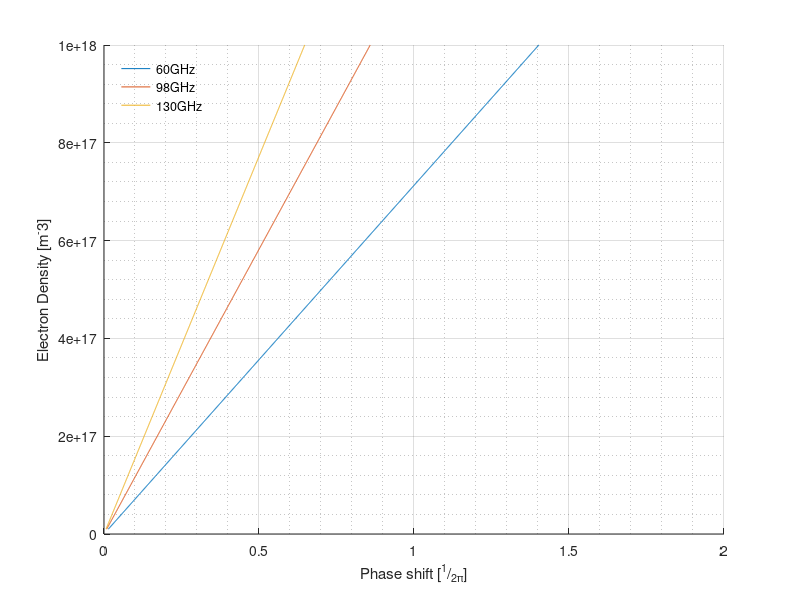

Write MATLAB code to recreate this figure.
close all;
clear all;

mkdir('../MatlabFigures', 'PhaseShift'); % Create save directory

%--------------------------Input Parameters-------------------------------%
f_0 = 60; % 1st beam frequency [GHz]
f_1 = 98; % 2nd beam frequency [GHz]
f_2 = 130; % 3rd beam frequency [GHz]

n_0 = 10^16; % Lower electron density
n_1 = 10^18; % Hihger electron density
%-------------------------------------------------------------------------%

c = 299792458; % The speec of light [m/s]

y = linspace(n_0, n_1, 1000); % Datapoints between n_0 and n_1
Phi0 = []; % Phase shift array
Phi1 = []; % Phase shift array
Phi2 = []; % Phase shift array

for i = 1:1000 % Calculates Phase Shifts for frequency = f_0
    Phi0 = horzcat(Phi0, 8.416e-8*(y(i) / (f_0 * 10^9)));
end
for i = 1:1000 % Calculates Phase Shifts for frequency = f_1
    Phi1 = horzcat(Phi1, 8.416e-8*(y(i) / (f_1 * 10^9)));
end
for i = 1:1000 % Calculates Phase Shifts for frequency = f_2
    Phi2 = horzcat(Phi2, 8.416e-8*(y(i) / (f_2 * 10^9)));
end

l = figure; % Creates figure
hold on
p0 = plot(Phi0, y); % Plot electron denisty as function of phase shift
p1 = plot(Phi1, y); % Plot electron denisty as function of phase shift
p2 = plot(Phi2, y); % Plot electron denisty as function of phase shift
xlabel('Phase shift [^{1}/_{2\pi}]'); % x-axis label
ylabel('Electron Density [m^-3]'); % y-axis label
%title('Electron Density as function of measured phase shift'); % Figure title
lgd = legend([p0, p1, p2], ...
    {'60GHz', '98GHz', '130GHz'});% Figure legend
legend('boxoff')
legend('Location', 'northwest')
grid on
grid minor
hold off

%------------------Saving figure as Encapsulated Postscript---------------%
epsfilename = 'PhaseShift.eps'; % Savename for the figure
foldername = sprintf('../MatlabFigures/PhaseShift'); % Folder path
fullfilename = fullfile(foldername, epsfilename); % Filename path
saveas(l, fullfilename, 'epsc') % Save the figure as eps
%-------------------------------------------------------------------------%
